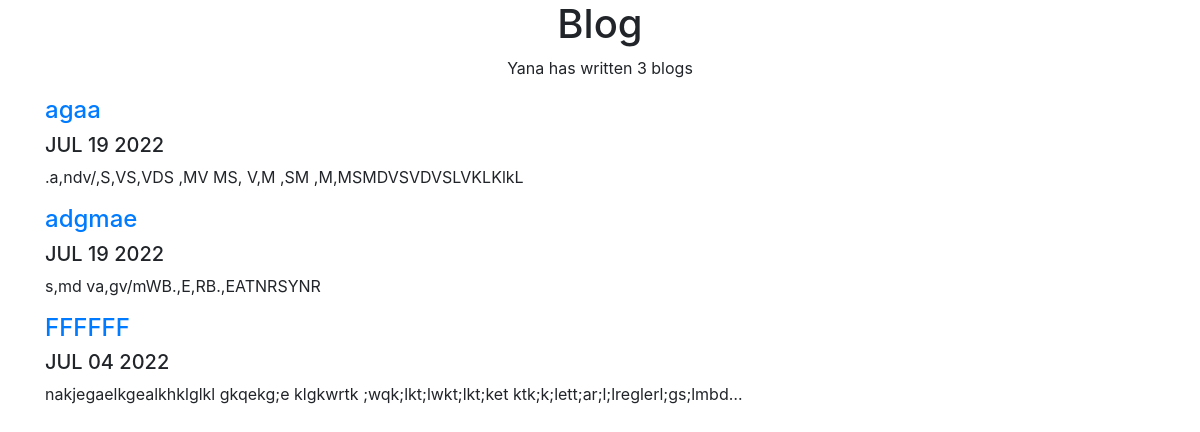
Screenshot of /blog/ with the database file from the repository.
### blog/models.py (models this page shows, shortened)
class Blog(models.Model):
    title = models.CharField(max_length=80)
    date = models.DateField()
    description = models.TextField(max_length=200)

### blog/views.py (the view)
# urls.py: path('', views.all_blogs, name = 'all_blogs'),
def all_blogs(request):
    blogs = Blog.objects.order_by('-date')
    return render(request, 'blog/all_blogs.html', {'blogs':blogs})

### blog/templates/blog/all_blogs.html (shortened to what this page needs)
<!DOCTYPE html>
<html lang="en">
<head>
    <link rel="stylesheet" href="https://cdn.jsdelivr.net/npm/bootstrap@4.6.1/dist/css/bootstrap.min.css">
    <div class="container text-center">
    <h1>Blog</h1>
    <p>Yana has written {{ blogs.count }} blog{{ blogs.count|pluralize }}</p>
    </div>
    <div class="container text-left">
    {% for blog in blogs %}
   <a href="{% url 'blog:detail' blog.id %}"> <h4> {{ blog.title }}</h4></a>
    <h5>{{ blog.date|date:'M d Y'|upper }}</h5>
    <p> {{ blog.description|truncatechars:100 }}</p>
    {% endfor %}
    </div>
</head>
<body>
</body>
</html>

### rows the page displays
Blog: title "agaa", date "JUL 19 2022", description ".a,ndv/,S,VS,VDS ,MV MS, V,M ,SM ,M,MSMDVSVDVSLVKLKlkL"
Blog: title "adgmae", date "JUL 19 2022", description "s,md va,gv/mWB.,E,RB.,EATNRSYNR"
Blog: title "FFFFFF", date "JUL 04 2022", description "nakjegaelkgealkhklglkl gkqekg;e klgkwrtk ;wqk;lkt;lwkt;lkt;ket ktk;k;lett;ar;l;lreglerl;gs;lmbd…"

### other values shown
{{ blogs.count }} "3"
